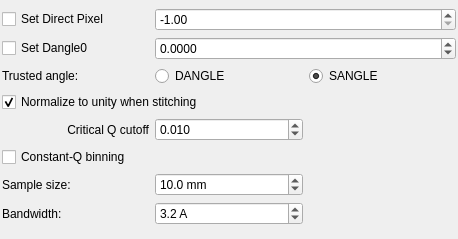
          <widget class="QWidget" name="page_2">
           <property name="geometry">
            <rect>
             <x>0</x>
             <y>0</y>
             <width>458</width>
             <height>239</height>
            </rect>
           </property>
           <attribute name="label">
            <string>Reflectivity Extraction (Advanced)</string>
           </attribute>
           <layout class="QGridLayout" name="gridLayout_15">
            <property name="verticalSpacing">
             <number>0</number>
            </property>
            <property name="margin">
             <number>2</number>
            </property>
            <item row="0" column="2" colspan="2">
             <widget class="QDoubleSpinBox" name="directPixelOverwrite">
              <property name="sizePolicy">
               <sizepolicy hsizetype="Preferred" vsizetype="Fixed">
                <horstretch>0</horstretch>
                <verstretch>0</verstretch>
               </sizepolicy>
              </property>
              <property name="toolTip">
               <string>&lt;html&gt;&lt;head/&gt;&lt;body&gt;&lt;p&gt;Overwrite the direct pixel value, read from the file.&lt;/p&gt;&lt;p&gt;Usefull if the wrong values have been written during the measurement.&lt;/p&gt;&lt;/body&gt;&lt;/html&gt;</string>
              </property>
              <property name="decimals">
               <number>2</number>
              </property>
              <property name="minimum">
               <double>-1.000000000000000</double>
              </property>
              <property name="maximum">
               <double>304.000000000000000</double>
              </property>
              <property name="singleStep">
               <double>1.000000000000000</double>
              </property>
              <property name="value">
               <double>-1.000000000000000</double>
              </property>
             </widget>
            </item>
            <item row="3" column="1">
             <widget class="QLabel" name="label_30">
              <property name="minimumSize">
               <size>
                <width>82</width>
                <height>0</height>
               </size>
              </property>
              <property name="text">
               <string>Trusted angle:</string>
              </property>
             </widget>
            </item>
            <item row="3" column="2">
             <widget class="QRadioButton" name="trustDANGLE">
              <property name="minimumSize">
               <size>
                <width>76</width>
                <height>0</height>
               </size>
              </property>
              <property name="text">
               <string>DANGLE</string>
              </property>
              <property name="checked">
               <bool>false</bool>
              </property>
             </widget>
            </item>
            <item row="3" column="3">
             <widget class="QRadioButton" name="trustSANGLE">
              <property name="minimumSize">
               <size>
                <width>76</width>
                <height>0</height>
               </size>
              </property>
              <property name="text">
               <string>SANGLE</string>
              </property>
              <property name="checked">
               <bool>true</bool>
              </property>
             </widget>
            </item>
            <item row="8" column="1" colspan="2">
             <widget class="QCheckBox" name="fanReflectivity">
              <property name="toolTip">
               <string>&lt;html&gt;&lt;head/&gt;&lt;body&gt;&lt;p&gt;Evaluate Q for each X line of the reflectivity and combine these measurements.&lt;/p&gt;&lt;p&gt;Can be used with a large X-width of e.g. 15 for samples scattering to a large 2θ area.&lt;/p&gt;&lt;/body&gt;&lt;/html&gt;</string>
              </property>
              <property name="text">
               <string>Constant-Q binning</string>
              </property>
             </widget>
            </item>
            <item row="2" column="1">
             <widget class="QCheckBox" name="set_dangle0_checkbox">
              <property name="text">
               <string>Set Dangle0</string>
              </property>
             </widget>
            </item>
            <item row="0" column="1">
             <widget class="QCheckBox" name="set_dirpix_checkbox">
              <property name="text">
               <string>Set Direct Pixel</string>
              </property>
             </widget>
            </item>
            <item row="2" column="2" colspan="2">
             <widget class="QDoubleSpinBox" name="dangle0Overwrite">
              <property name="sizePolicy">
               <sizepolicy hsizetype="Preferred" vsizetype="Fixed">
                <horstretch>0</horstretch>
                <verstretch>0</verstretch>
               </sizepolicy>
              </property>
              <property name="decimals">
               <number>4</number>
              </property>
              <property name="minimum">
               <double>-1.000000000000000</double>
              </property>
              <property name="maximum">
               <double>360.000000000000000</double>
              </property>
             </widget>
            </item>
            <item row="5" column="1" colspan="2">
             <widget class="QCheckBox" name="normalize_to_unity_checkbox">
              <property name="toolTip">
               <string>Normalize the total reflectivity plateau to unity when stitching</string>
              </property>
              <property name="text">
               <string>Normalize to unity when stitching</string>
              </property>
              <property name="checked">
               <bool>true</bool>
              </property>
             </widget>
            </item>
            <item row="7" column="1">
             <widget class="QLabel" name="label_29">
              <property name="text">
               <string>Critical Q cutoff</string>
              </property>
              <property name="alignment">
               <set>Qt::AlignRight|Qt::AlignTrailing|Qt::AlignVCenter</set>
              </property>
             </widget>
            </item>
            <item row="7" column="2">
             <widget class="QDoubleSpinBox" name="normalization_q_cutoff_spinbox">
              <property name="toolTip">
               <string>Q-value below which the reflectivity should be 1.</string>
              </property>
              <property name="decimals">
               <number>3</number>
              </property>
              <property name="singleStep">
               <double>0.001000000000000</double>
              </property>
              <property name="value">
               <double>0.010000000000000</double>
              </property>
             </widget>
            </item>
            <item row="9" column="1">
             <widget class="QLabel" name="label_31">
              <property name="minimumSize">
               <size>
                <width>130</width>
                <height>0</height>
               </size>
              </property>
              <property name="text">
               <string>Sample size:</string>
              </property>
             </widget>
            </item>
            <item row="9" column="2">
             <widget class="QDoubleSpinBox" name="sample_size_spinbox">
              <property name="suffix">
               <string> mm</string>
              </property>
              <property name="decimals">
               <number>1</number>
              </property>
              <property name="maximum">
               <double>10000.000000000000000</double>
              </property>
              <property name="value">
               <double>10.000000000000000</double>
              </property>
             </widget>
            </item>
            <item row="10" column="1">
             <widget class="QLabel" name="label_53">
              <property name="text">
               <string>Bandwidth:</string>
              </property>
             </widget>
            </item>
            <item row="10" column="2">
             <widget class="QDoubleSpinBox" name="bandwidth_spinbox">
              <property name="toolTip">
               <string>Bandwidth to use to select the TOF range when loading data.</string>
              </property>
              <property name="suffix">
               <string> A</string>
              </property>
              <property name="decimals">
               <number>1</number>
              </property>
              <property name="singleStep">
               <double>0.100000000000000</double>
              </property>
              <property name="value">
               <double>3.200000000000000</double>
              </property>
             </widget>
            </item>
           </layout>
           <zorder>trustSANGLE</zorder>
           <zorder>trustDANGLE</zorder>
           <zorder>label_30</zorder>
           <zorder>directPixelOverwrite</zorder>
           <zorder>fanReflectivity</zorder>
           <zorder>set_dirpix_checkbox</zorder>
           <zorder>set_dangle0_checkbox</zorder>
           <zorder>dangle0Overwrite</zorder>
           <zorder>normalize_to_unity_checkbox</zorder>
           <zorder>label_29</zorder>
           <zorder>normalization_q_cutoff_spinbox</zorder>
           <zorder>label_31</zorder>
           <zorder>sample_size_spinbox</zorder>
           <zorder>label_53</zorder>
           <zorder>bandwidth_spinbox</zorder>
          </widget>
